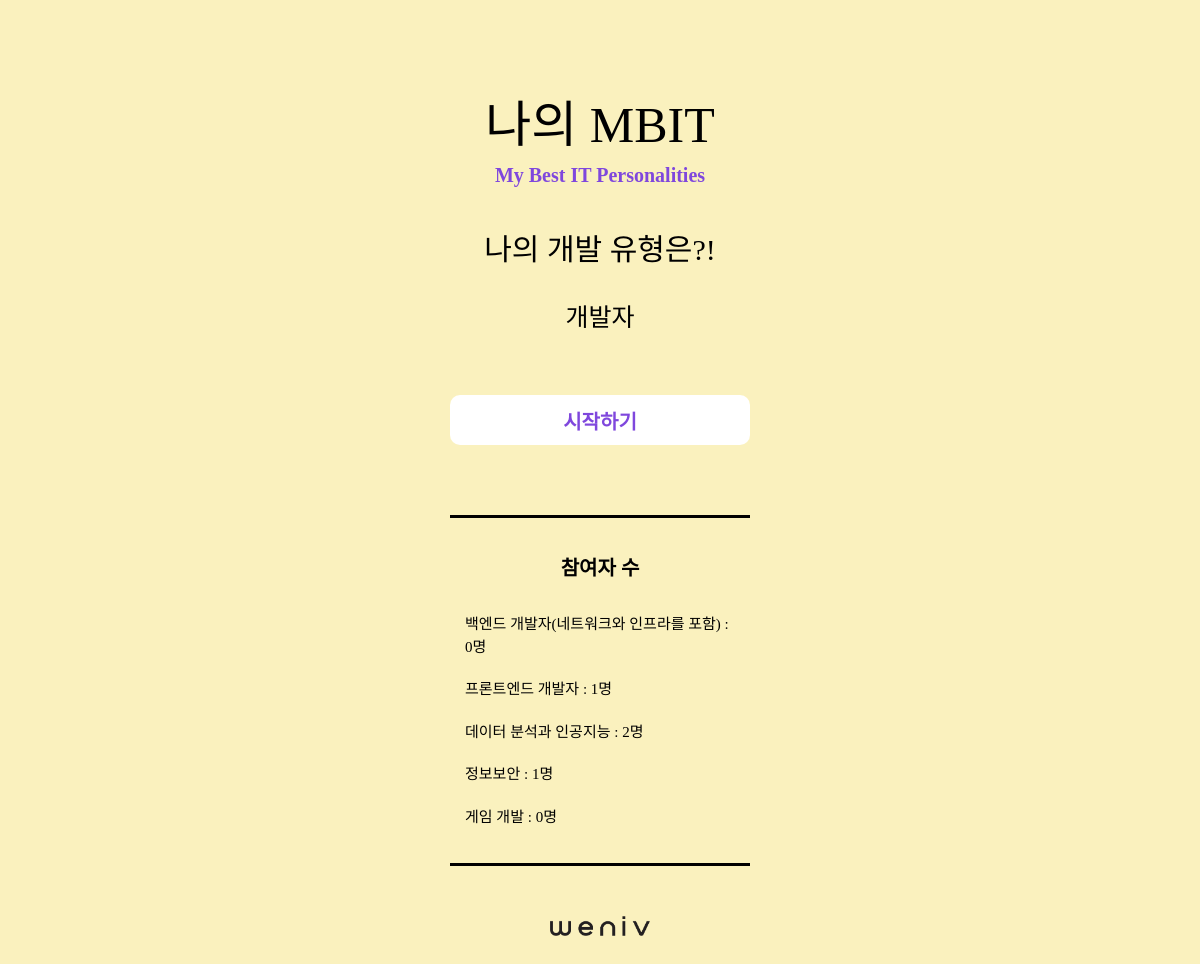
The page / on the database its author committed.
### main/models.py (models this page shows, shortened)
class Developer(models.Model):
    name = models.CharField(max_length=50)
    count = models.IntegerField(default=0)
    data = models.JSONField()

### main/views.py (the view)
# urls.py: path('', views.index),
def index(request):
    developers = Developer.objects.all() # Developer에 입력된 모든 값을 가져옴/ get()은 1개만 가져옴
    context = {
        'developers' : developers,
    }
    return render(request, 'index.html', context=context)

### main/templates/index.html (shortened to what this page needs)
{% load static %}
<!DOCTYPE html>
<html lang="en">
<head>
    <link rel="stylesheet" type="text/css" href="{% static 'css/reset.css' %}">
    <link rel="stylesheet" type="text/css" href="{% static 'css/style.css' %}">
</head>
<body>
    <section id="main_contents">
        <div class="wrapper">
            <div class="title">
                <h3 class="main_title">나의 MBIT</h3>
                <h3 class="sub_title">My Best IT Personalities</h3>
            </div>
            <div class="intro">
                <h1>나의 개발 유형은?!</h1>
                <div class="type">
                    <ul class="type_list">
                        <li>개발자</li>
                    </ul>
                </div>
            </div>
            <div class="button">
                <a href="/form/">
                    <button class="start" type="button">시작하기</button>
                </a>
            </div>
            <div class="result_data">
                <div class="data_wrap">
                    <h3>참여자 수</h3>
                    <ul>
                    {% for developer in developers %}
                    <li>{{ developer.name}} : {{ developer.count }}명</li>
                {% endfor %}
                    </ul>
                </div>
            </div>
            <div class="weniv">
                <a href="http://www.paullab.co.kr">
                    <img src="{% static 'image/weniv_logo_black.png' %}" alt="weniv">
                </a>
            </div>
        </div>
    </section>
</body>
</html>

### main/static/css/style.css (style rules this page uses)
html { width: 100%; height: 100%; }
body { width: 100%; height: 100%; background-color: #faf1be; color: #000; font-family: "NEXON Lv1 Gothic OTF"; }
#main_contents { display: flex; justify-content: center; width: 100%; height: 100%; margin-top: 100px; }
#main_contents .wrapper { display: flex; flex-direction: column; width: 100%; height: 100%; max-width: 500px; }
.title { text-align: center; padding-bottom: 50px; }
.main_title { font-family: "GmarketSansBold"; font-size: 50px; padding-bottom: 15px; }
.sub_title { font-size: 20px; font-weight: bold; color: #7f47dd; }
.intro { text-align: center; padding-bottom: 40px; }
.intro h1 { font-size: 30px; padding-bottom: 15px; }
.type { font-size: 25px; line-height: 3em; height: 3em; overflow:hidden; }
.type_list { animation: rotate 7s infinite }
.button { text-align: center; padding-bottom: 50px; }
.button button { width : 300px; height: 50px; padding: 5px; border-style: none; border-radius: 10px; font-family : "NEXON Lv1 Gothic OTF"; font-size: 20px; font-weight: bold; background-color: #fff; color: #7f47dd; cursor: pointer; margin-bottom: 20px; }
.result_data { display: flex; justify-content: center; }
.result_data .data_wrap { width: 270px; padding: 15px; border-top: 3px solid #000; border-bottom: 3px solid #000; line-height: 1.5; margin-bottom: 50px; }
.result_data h3 { text-align: center; font-size: 20px; font-weight: bold; padding: 20px 0 30px; }
.result_data li { font-size: 15px; padding-bottom: 20px; }
.weniv { display: flex; justify-content: center; padding-bottom: 50px; }
.weniv a { width: 100px; }
.weniv img { width: 100%; height: auto; }

### rows shown on the page
Developer: name "백엔드 개발자(네트워크와 인프라를 포함)", count "0"
Developer: name "프론트엔드 개발자", count "1"
Developer: name "데이터 분석과 인공지능", count "2"
Developer: name "정보보안", count "1"
Developer: name "게임 개발", count "0"
